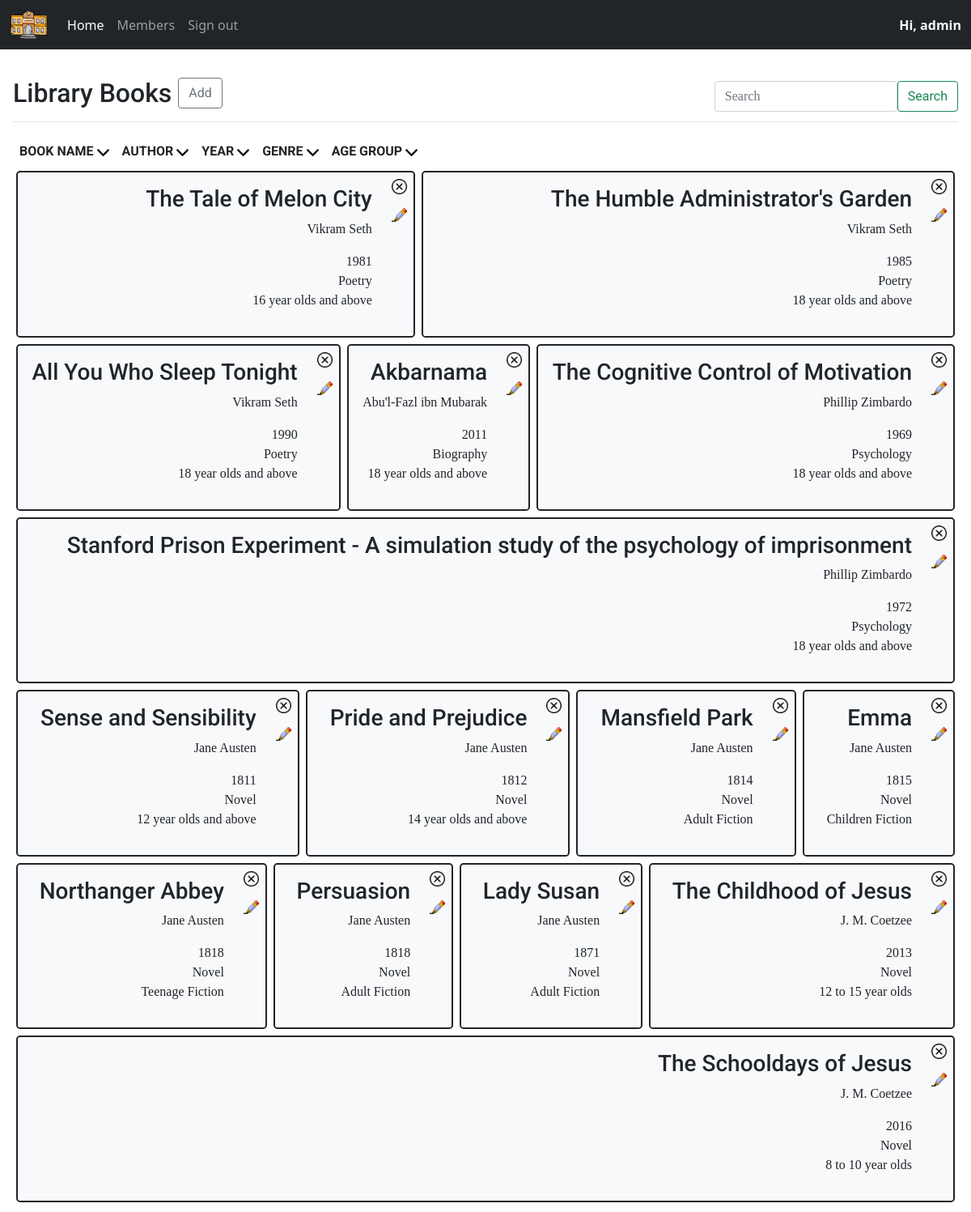
/index.php (signed in), run on the app's committed database.
### tables this page shows
CREATE TABLE `books` (
  `book_id` int(11) NOT NULL,
  `book_name` varchar(255) NOT NULL,
  `year` int(11) NOT NULL,
  `genre` varchar(255) NOT NULL,
  `age_group` varchar(255) NOT NULL,
  `author_id` int(11) NOT NULL
);

CREATE TABLE `authors` (
  `author_id` int(11) NOT NULL,
  `author_name` varchar(255) NOT NULL,
  `age` varchar(255) NOT NULL,
  `genre` varchar(255) NOT NULL
);

### functions.php (called while the page is built, shortened)
<?php
function isAdmin() {
	if (isset($_SESSION['user']) && $_SESSION['user']['user_type'] == 'admin' ) {
		return true;
	}else{
		return false;
	}
}
function query($sql) {
	global $mysqli;
	$results = mysqli_query($mysqli, $sql);
	$rows = array();
	if(!is_bool($results)){
		while($row = mysqli_fetch_assoc($results)){
			$rows[] = $row;
		}
	}
	return $rows;
}
$book_search_input = '';
function getBooks() {
	global $book_search_input;
	if ($book_search_input != '') {
		if($_SESSION['user']['user_type'] == 'admin'){
			$sql = 'SELECT books.book_name, books.year, books.genre, books.age_group, authors.author_name
			FROM books
			INNER JOIN authors
			ON books.author_id = authors.author_id
			WHERE books.book_name LIKE "%'.$book_search_input.'%"
			OR books.year LIKE "%'.$book_search_input.'%"
			OR books.genre LIKE "%'.$book_search_input.'%"
			OR books.age_group LIKE "%'.$book_search_input.'%"
			OR authors.author_name LIKE "%'.$book_search_input.'%";';
			$books = query($sql);
			if($books){
				return $books;
			}
		} else {
			$sql = 'SELECT books.book_name, books.year, books.genre, books.age_group, authors.author_name
			FROM books
			INNER JOIN authors
			ON books.author_id = authors.author_id
			WHERE books.book_name LIKE "%'.$book_search_input.'%"
			OR books.year LIKE "%'.$book_search_input.'%"
			OR books.genre LIKE "%'.$book_search_input.'%"
			OR books.age_group LIKE "%'.$book_search_input.'%";';
			$books = query($sql);
			if($books){
				return $books;
			}
		}
	} else {
		$sql = 'SELECT books.book_id, books.book_name, books.year, books.genre, books.age_group, authors.author_name
		FROM books
		INNER JOIN authors
		ON books.author_id = authors.author_id;';
		$books = query($sql);
		if($books){
			return $books;
		}
	}
}

### index.php (the view, shortened to what this page needs)
<?php
    include('functions.php');
    if($_GET['book_name'] == 1) {
        $all_books = sortBooks('books.book_name');
    } elseif ($_GET['author_name'] == 1) {
        $all_books = sortBooks('authors.author_name');
    } elseif ($_GET['year'] == 1) {
        $all_books = sortBooks('books.year');
    } elseif ($_GET['genre'] == 1) {
        $all_books = sortBooks('books.genre');
    } elseif ($_GET['age_group'] == 1) {
        $all_books = sortBooks('books.age_group');
    } else {
        $all_books = getBooks();
    }
require('header.php');
?>
    <main class="mx-2 merriweather">
        <div class="p-2 rounded">
            <div class="d-flex justify-content-sm-between flex-wrap flex-md-nowrap align-items-center pt-3 pb-2 mb-3 border-bottom">
                <h1 class="h2 mb-2 roboto">Library Books</h1>
                <div class="d-inline-flex mb-2 me-auto">
                <?php if(isAdmin()) { ?>
                    <a href="book_add.php"><button class="btn btn-outline-secondary ms-2 roboto" type="button" name="book_add" @click="clearFormVars">Add</button></a>
                <?php }; ?>
                </div>
                <div class="btn-toolbar mb-2 mb-md-0 flex-grow-1 mb-2">
                    <form class="d-flex ms-sm-auto "  method="post" action="index.php">
                        <input class="form-control" type="search" placeholder="Search" aria-label="Search" name="book_search_input">
                        <button class="btn btn-outline-success roboto" type="submit" name="book_search">Search</button>
                    </form>
                </div>
            </div>
            <div class="d-inline-flex flex-wrap">
                <div class="d-inline p-2">
                    <a class="text-decoration-none text-uppercase text-dark fw-bold roboto" href="index.php?book_name=1">Book Name</a>
                    <img src="includes/img/down-arrow.png" alt="down-arrow" class="" width="15">
                </div>
                <div class="d-inline p-2">
                    <a class="text-decoration-none text-uppercase text-dark fw-bold roboto" href="index.php?author_name=1">Author</a>
                    <img src="includes/img/down-arrow.png" alt="down-arrow" class="" width="15">
                </div>
                <div class="d-inline p-2">
                    <a class="text-decoration-none text-uppercase text-dark fw-bold roboto" href="index.php?year=1">Year</a>
                    <img src="includes/img/down-arrow.png" alt="down-arrow" class="" width="15">
                </div>
                <div class="d-inline p-2">
                    <a class="text-decoration-none text-uppercase text-dark fw-bold roboto" href="index.php?genre=1">Genre</a>
                    <img src="includes/img/down-arrow.png" alt="down-arrow" class="" width="15">
                </div>
                <div class="d-inline p-2">
                    <a class="text-decoration-none text-uppercase text-dark fw-bold roboto" href="index.php?age_group=1">Age Group</a>
                    <img src="includes/img/down-arrow.png" alt="down-arrow" class="" width="15">
                </div>
            </div>
            <div class="d-inline-flex flex-wrap">
            <?php foreach($all_books as $book) { ?>
            <div class="rounded rounded-3 border border-2 border-dark flex-grow-1 m-1 d-inline-flex bg-light">
                <div class="p-3 flex-grow-1">
                    <h3 class="text-end roboto"><?php echo $book['book_name']; ?></h3>
                    <p class="text-end"><?php echo $book['author_name']; ?></p>
                    <ul class="list-unstyled">
                        <li class="text-end"><?php echo $book['year']; ?></li>
                        <li class="text-end"><?php echo $book['genre']; ?></li>
                        <li class="text-end"><?php echo $book['age_group']; ?></li>
                    </ul>
                </div>
                <div class="flex-shrink-1" style="width: 35px;">
                <?php if(isAdmin()) { ?>
                    <a href="book_delete.php?id=<?php echo $book['book_id']; ?>" class="" onclick="return confirm('Want to delete this book?');">
                        <img src="includes/img/remove.png" alt="delete_icon" class="p-2" width="35">
                    </a>
                    <a href="book_edit.php?book_id=<?php echo $book['book_id']; ?>" class="">
                        <img class="p-2" src="includes/img/edit.png" width="35">
                    </a>
                <?php }; ?>
                </div>
                </div>
            <?php }; ?>
            </div>
        </div>
    </main>
    <?php require('footer.php'); ?>

### header.php (shortened to what this page needs)
<!doctype html>
<html lang="en">
    <head>
        <link href="includes/css/bootstrap.min.css" rel="stylesheet">
        <link href="includes/css/navbar-top-fixed.css" rel="stylesheet">
        <link href="includes/css/styles.css" rel="stylesheet">
    </head>
<body class="">
<div id="app-root">
    <nav class="navbar navbar-expand-md navbar-dark fixed-top bg-dark">
        <div class="container-fluid">
            <a class="navbar-brand" href="index.php"><img src="includes/img/logo.svg" height="35"></a>
            <div class="collapse navbar-collapse" id="navbarCollapse">
                <ul class="navbar-nav me-auto mb-2 mb-md-0">
                    <li class="nav-item">
                        <a class="nav-link active" aria-current="page" href="index.php">Home</a>
                    </li>
                    <?php if(isAdmin()) { ?>
                    <li class="nav-item">
                        <a class="nav-link" href="members.php">Members</a>
                    </li>
                    <?php }; ?>
                    <li class="nav-item text-nowrap">
                        <a class="nav-link" href="index.php?logout='1'">Sign out</a>
                    </li>
                </ul>
                <div class="d-flex text-light">
                    <?php  if (isset($_SESSION['user'])) { ?>
                        <strong><?php echo 'Hi, ' . $_SESSION['user']['username']; ?></strong>
                    <?php }; ?>
                </div>
            </div>
        </div>
    </nav>

### footer.php (shortened to what this page needs)
    </div>
</body>
</html>

### includes/css/navbar-top-fixed.css (style rules this page uses)
body { min-height: 75rem; padding-top: 4.5rem; }

### includes/css/styles.css (style rules this page uses)
* { margin: 0px; padding: 0px; }
.roboto { font-family: 'Roboto', sans-serif; }
.merriweather { font-family: 'Merriweather', serif; }

### data on the page
books: book_name "The Tale of Melon City", author.author_name "Vikram Seth", year "1981", genre "Poetry", age_group "16 year olds and above"
books: book_name "The Humble Administrator's Garden", author.author_name "Vikram Seth", year "1985", genre "Poetry", age_group "18 year olds and above"
books: book_name "All You Who Sleep Tonight", author.author_name "Vikram Seth", year "1990", genre "Poetry", age_group "18 year olds and above"
books: book_name "Akbarnama", author.author_name "Abu'l-Fazl ibn Mubarak", year "2011", genre "Biography", age_group "18 year olds and above"
books: book_name "The Cognitive Control of Motivation", author.author_name "Phillip Zimbardo", year "1969", genre "Psychology", age_group "18 year olds and above"
books: book_name "Stanford Prison Experiment - A simulation study of the psychology of imprisonment", author.author_name "Phillip Zimbardo", year "1972", genre "Psychology", age_group "18 year olds and above"
books: book_name "Sense and Sensibility", author.author_name "Jane Austen", year "1811", genre "Novel", age_group "12 year olds and above"
books: book_name "Pride and Prejudice", author.author_name "Jane Austen", year "1812", genre "Novel", age_group "14 year olds and above"
books: book_name "Mansfield Park", author.author_name "Jane Austen", year "1814", genre "Novel", age_group "Adult Fiction"
books: book_name "Emma", author.author_name "Jane Austen", year "1815", genre "Novel", age_group "Children Fiction"
books: book_name "Northanger Abbey", author.author_name "Jane Austen", year "1818", genre "Novel", age_group "Teenage Fiction"
books: book_name "Persuasion", author.author_name "Jane Austen", year "1818", genre "Novel", age_group "Adult Fiction"
books: book_name "Lady Susan", author.author_name "Jane Austen", year "1871", genre "Novel", age_group "Adult Fiction"
books: book_name "The Childhood of Jesus", author.author_name "J. M. Coetzee", year "2013", genre "Novel", age_group "12 to 15 year olds"
books: book_name "The Schooldays of Jesus", author.author_name "J. M. Coetzee", year "2016", genre "Novel", age_group "8 to 10 year olds"

### other printed values
$_SESSION['user']['username'] "admin"
